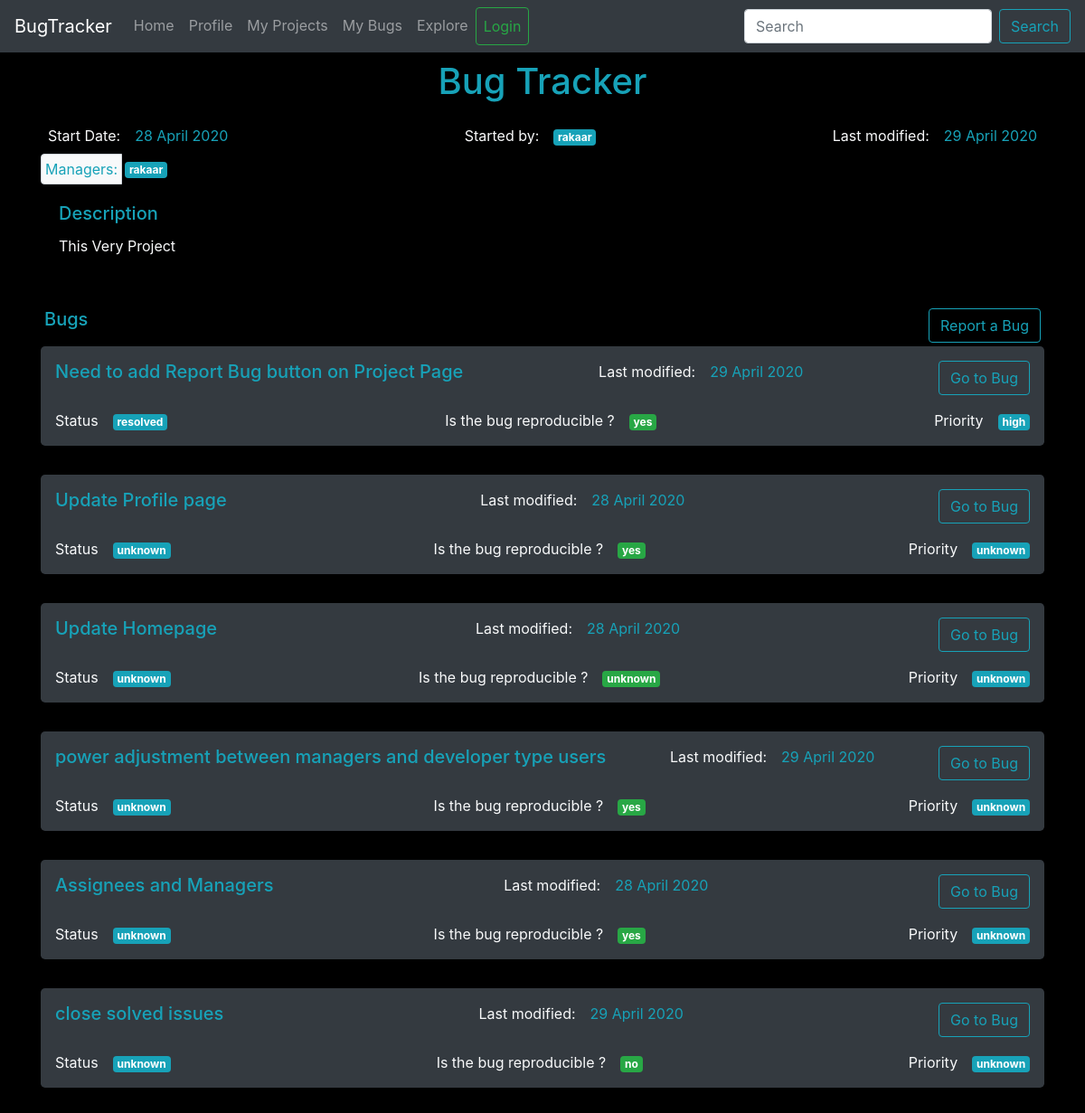
/project/id/2, run on an earlier commit of the app's database.
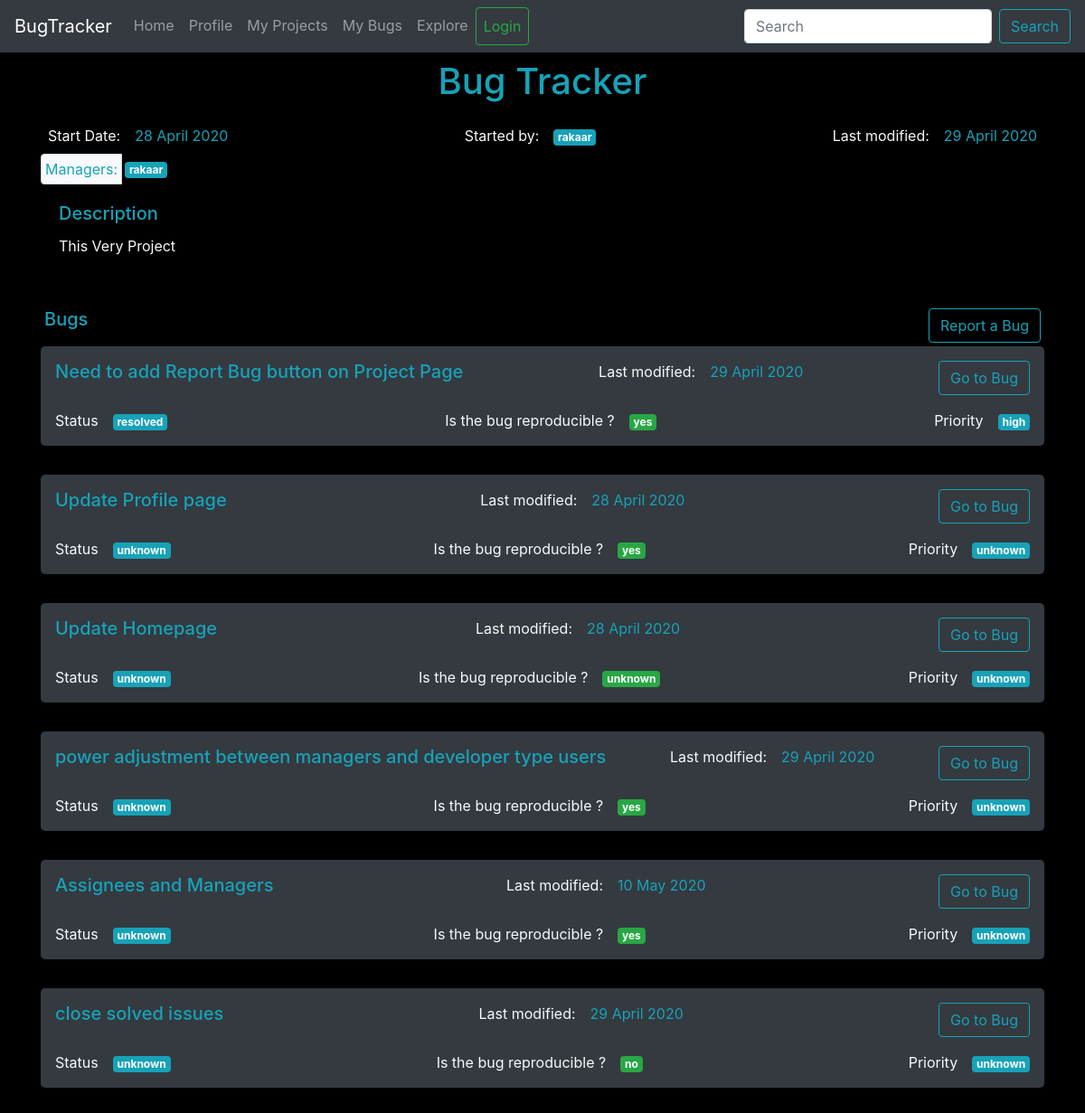
And on a later commit of the database.
### app.py (models this page shows)
class Project(db.Model):
    id = db.Column(db.Integer, primary_key=True)
    title = db.Column(db.String(20), unique=True, nullable=False)
    description = db.Column(db.String, nullable=False)
    started_on = db.Column(db.String, nullable=False)
    last_modified = db.Column(db.String, nullable=False)
    managers = db.Column(db.String, nullable=False)
    owner =  db.Column(db.String, nullable=False)
    bugs = db.Column(db.String, nullable=True)

class Bug(db.Model):
    id = db.Column(db.Integer, primary_key=True)
    project_id=db.Column(db.String, nullable=False)
    title = db.Column(db.String(20), unique=True, nullable=False)
    date_reported = db.Column(db.String, nullable=False)
    last_modified = db.Column(db.String, nullable=False)
    reportee = db.Column(db.Integer, db.ForeignKey('user.id'), nullable=False)
    description = db.Column(db.String, nullable=False)
    reproducible = db.Column(db.String, nullable=False)
    status = db.Column(db.String, nullable=False)
    severity = db.Column(db.String, nullable=False)
    assignees = db.Column(db.String, nullable=False)
    discussion = db.Column(db.String, nullable=True)

### app.py (the view)
@app.route("/project/id/<int:project_id>", methods=['GET', 'POST'])
def project(project_id):
    bugs = Bug.query.all()
    project_bugs = []
    for bug in bugs:
        if int(bug.project_id) == project_id:
            project_bugs.append(bug)
    project = Project.query.get(project_id)
    return render_template('project.html', project=project, project_bugs=project_bugs)

### templates/project.html (shortened to what this page needs)
{% extends 'layout.html' %}
{% block content %}
<div class="d-flex justify-content-center text-info">
    <div class="p-2"><h1>{{ project.title }}</h1></div>
</div>
<div class="d-flex text-light">
    <div class="p-2">Start Date: </div>
    <div class="mr-auto p-2 text-info">{{ project.started_on }}</div>
    <div class="p-2">Started by: </div>
    <div class="mr-auto p-2"><span class="badge badge-info">{{ project.owner }}</span></div>
    <div class="p-2">Last modified: </div>
    <div class="p-2 text-info">{{ project.last_modified }}</div>
</div>
<div clss="d-flex text-light">
    <div class="input-group">
        <div class="input-group-prepend">
            <span class="input-group-text text-info bg-light p-1">Managers:</span>
        </div>
        {% for manager in project.managers.split(",") %}
        <div class="p-1"><span class="badge badge-info">{{ manager }}</span></div>
        {% endfor %}
    </div>
</div>
<div class="d-flex text-light">
    <div class="card-body">
        <h5 class="card-title text-info">Description</h5>
        <p class="card-text">{{ project.description }}</p>
      </div>
</div>
<hr>
<div class="d-flex text-light">
    <div class="p-1"> <h5 class="card-title text-info">Bugs</h5></div>
    <div class="p-1 ml-auto"><a href="{{ url_for('report_bug', project_id = project.id|int) }}" class="btn btn-outline-info">Report a Bug</a></div>
</div>
{% for bug in project_bugs %}
<div class="jumbotron bg-dark text-info p-2">
    <div class="d-flex">
        <div class="p-2 text-info"><h5 class="title">{{ bug.title }}</h5></div>
        <div class="ml-auto p-2 text-light">Last modified: </div>
        <div class="p-2 text-info">{{ bug.last_modified }}</div>
        <div class="ml-auto p-2"><a class="btn btn-outline-info" href="{{ url_for('bug',project_id=project.id, bug_title=bug.title) }}" role="button">Go to Bug</a></div>
    </div>
    <div class="d-flex text-light">
        <div class="p-2">Status</div>
        <div class="p-2"><span class="badge badge-info">{{ bug.status }}</span></div>
        <div class="ml-auto p-2">Is the bug reproducible ?</div>
        <div class="p-2"><span class="badge badge-success">{{ bug.reproducible }}</span></div>
        <div class="ml-auto p-2">Priority</div>
        <div class="p-2"><span class="badge badge-info">{{ bug.severity }}</span></div>
    </div>
</div>
{% endfor %}
{% endblock content %}

### templates/layout.html (shortened to what this page needs)
<!DOCTYPE html>
<html>
<head>
      <link rel="stylesheet" href= "{{ url_for('static',filename='css/bootstrap.min.css') }}">
      <link rel="stylesheet" href= "{{ url_for('static',filename='css/animate.css') }}">
      <link rel="stylesheet" href= "{{ url_for('static',filename='css/owl.carousel.min.css') }}">
      <link rel="stylesheet" href= "{{ url_for('static',filename='css/aos.css') }}">
      <link rel="stylesheet" href= "{{ url_for('static',filename='css/bootstrap-datepicker.css') }}">
      <link rel="stylesheet" href= "{{ url_for('static',filename='css/jquery.timepicker.css') }}">
      <link rel="stylesheet" href= "{{ url_for('static',filename='css/fancybox.min.css') }}">
      <link rel="stylesheet" href= "{{ url_for('static',filename='css/ionicons.min.css') }}">
      <link rel="stylesheet" href= "{{ url_for('static',filename='css/font-awesome.min.css') }}">
    <link rel="stylesheet" href="https://stackpath.bootstrapcdn.com/bootstrap/4.3.1/css/bootstrap.min.css">
</head>
<body style="background-color: 	rgb(0, 0, 0);">
	<nav class="navbar navbar-expand-lg navbar-dark bg-dark">
    <a class="navbar-brand" href="{{ url_for('home') }}">BugTracker</a>
    <div class="collapse navbar-collapse" id="navbarSupportedContent">
      <ul class="navbar-nav mr-auto">
        <li class="nav-item">
          <a class="nav-link" href="{{ url_for('home') }}">Home <span class="sr-only">(current)</span></a>
        </li>
        <li class="nav-item">
          <a class="nav-link" href="{{ url_for('dashboard') }}">Profile</a>
        </li>
        <li class="nav-item">
          <a class="nav-link" href="{{ url_for('my_projects') }}">My Projects</a>
        </li>
        <li class="nav-item">
          <a class="nav-link" href="{{ url_for('my_bugs') }}">My Bugs</a>
        </li>
        <li class="nav-item">
          <a class="nav-link" href="{{ url_for('explore') }}">Explore</a>
        </li>
        {% if current_user.is_authenticated %}
        <li class="nav-item ">
          <a class="nav-link btn btn-outline-danger text-danger" href="{{ url_for('logout') }}">Logout</a>
        </li>
        {% else %}
        <li class="nav-item ">
          <a class="nav-link btn btn-outline-success text-success" href="{{ url_for('login') }}">Login</a>
        </li>
        {% endif %}
      </ul>
      <form class="form-inline my-2 my-lg-0">
        <input class="form-control mr-sm-2" type="search" placeholder="Search" aria-label="Search">
        <button class="btn btn-outline-info my-2 my-sm-0" type="submit">Search</button>
      </form>
    </div>
  </nav>
	<div class="container">
	{% block content %}
	{% endblock %}
	</div>
</body>
</html>

What changed in the data, as far as the page shows it:
changed Bug "Assignees and Managers": last_modified "28 April 2020" → "10 May 2020"
